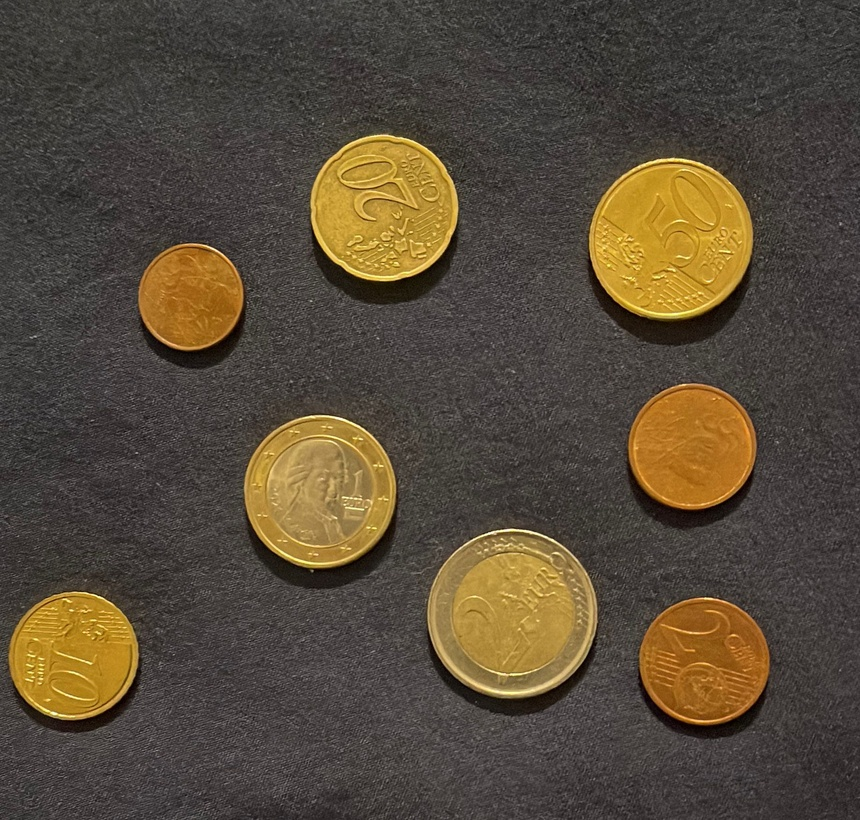
#> input picture img_pieces/15.jpeg, 860 x 820 px, shrunk from 1837 x 1751 before the run
$ python -i preproc.py   (imports and definitions only)
#> lines starting #> are read from the running program, lines starting #| are printed output that depends on the picture
#> further down, picture is the input picture: shape (820, 860, 3); mean B, G, R 57.7, 74.9, 86.7
# finalement pre traitement qu'on garde pour la detection des pieces
import cv2

def pretraitement(img):
    """
    Prétraitement HSV V : robuste éclairage/textures.
    """

    hsv = cv2.cvtColor(img, cv2.COLOR_BGR2HSV)
#> hsv: shape (820, 860, 3); mean H, S, V 15.3, 58.5, 86.7
    v_channel = hsv[:,:,2]
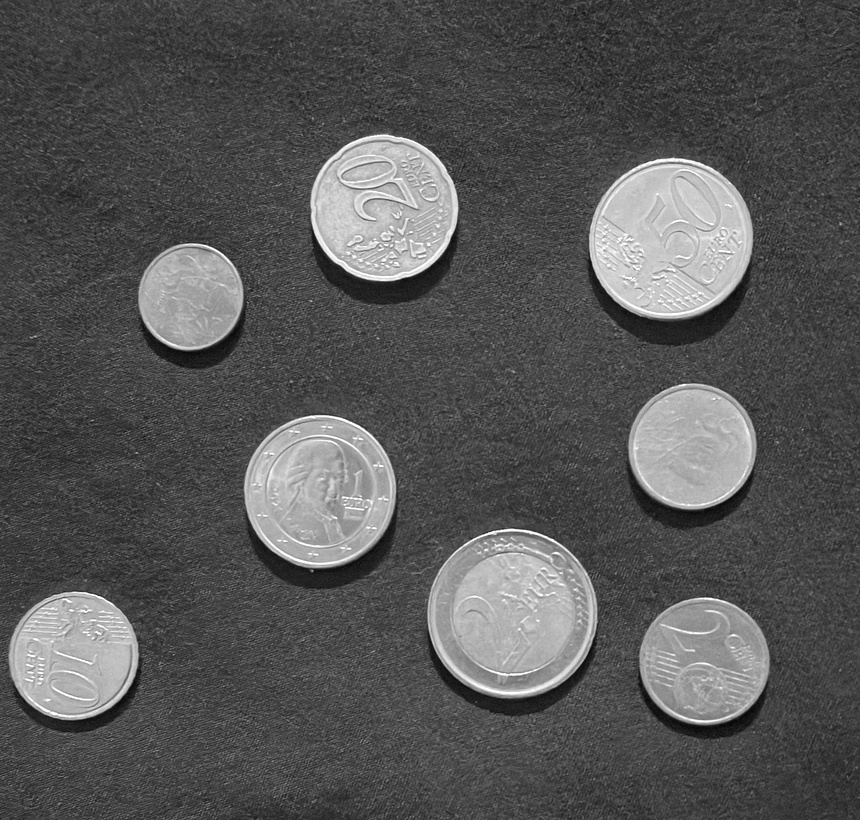
#> v_channel: shape (820, 860); min 5, max 255, mean 86.7
    # normalisation locale
    clahe = cv2.createCLAHE(clipLimit=1.5, tileGridSize=(8,8))
    enhanced_v = clahe.apply(v_channel)
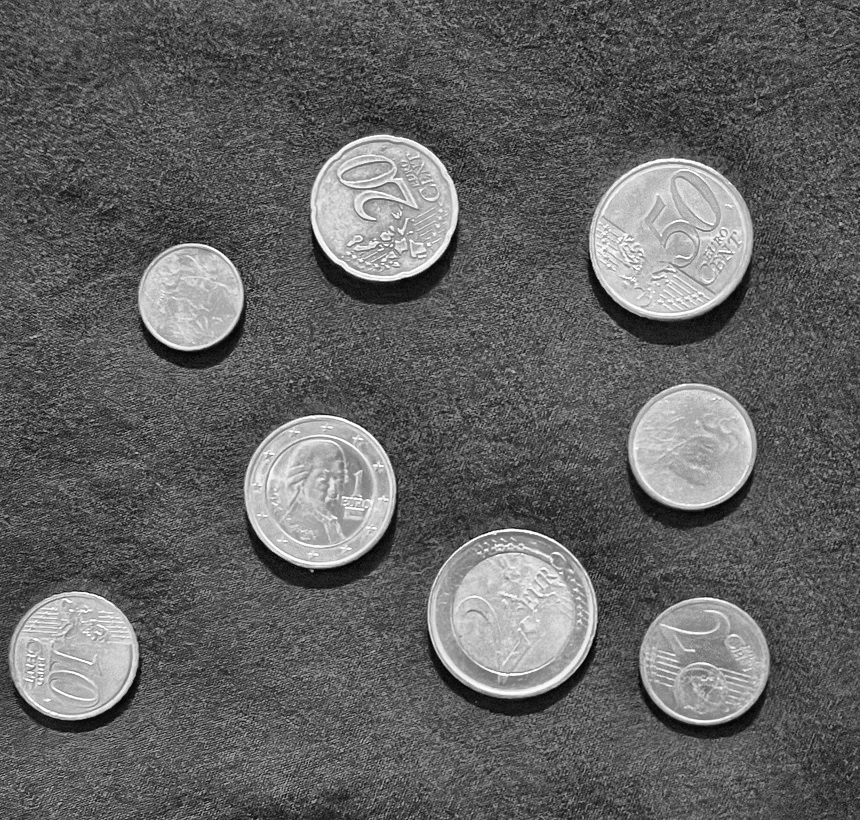
#> enhanced_v: shape (820, 860); min 3, max 255, mean 99.2
    # réduire bruit avec gaussian blur
    gauss_blur = cv2.GaussianBlur(enhanced_v, (13, 13), 0)
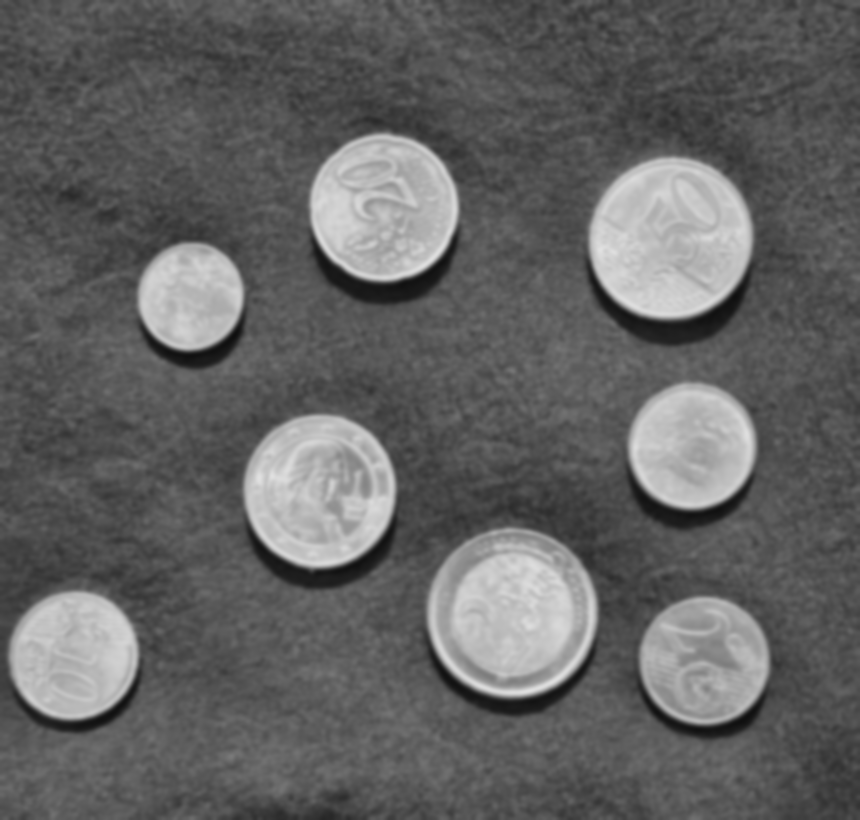
#> gauss_blur: shape (820, 860); min 15, max 225, mean 99.2

    return gauss_blur

>>> import cv2
>>> picture = cv2.imread('../img_pieces/15.jpeg')
>>> result = pretraitement(picture)

$ run again, on img_pieces/16.jpeg
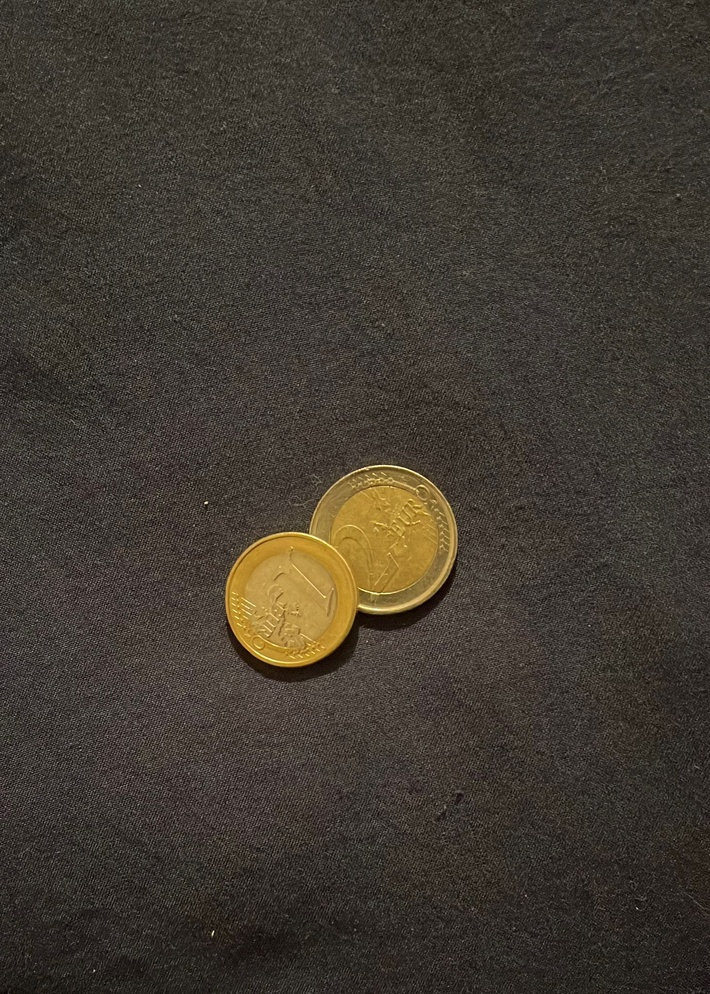
#> input picture img_pieces/16.jpeg, 710 x 994 px, shrunk from 1462 x 2048 before the run
#> picture is the input picture: shape (994, 710, 3); mean B, G, R 49.5, 58.5, 65.3
#> hsv: shape (994, 710, 3); mean H, S, V 16, 56.9, 65.3
#> in pretraitement, `v_channel = hsv[:,:,2]`:
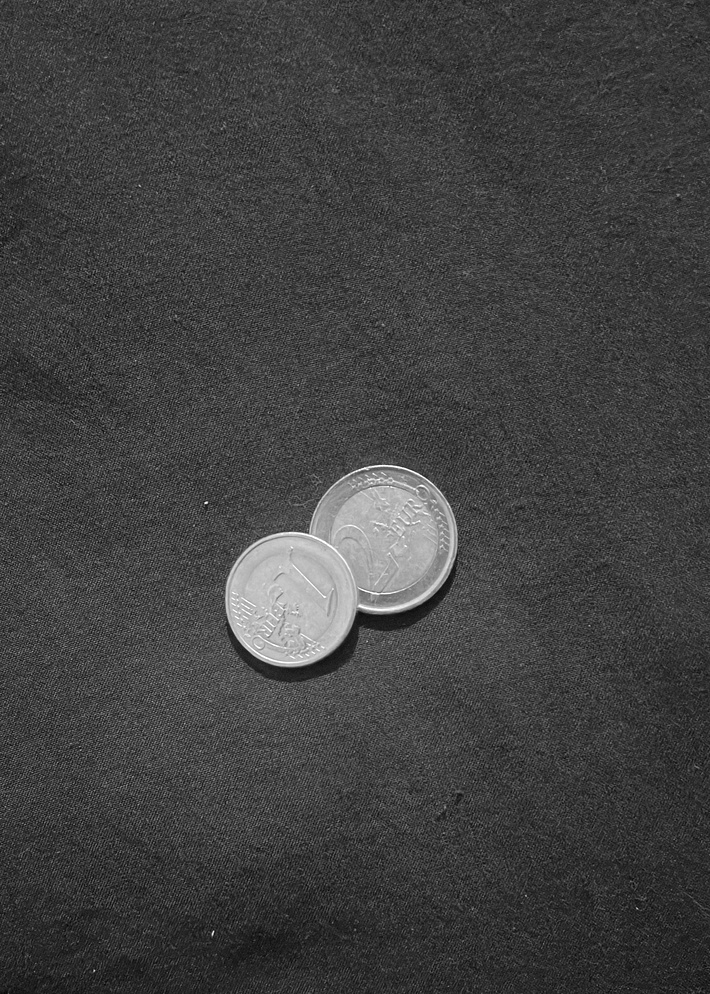
#> v_channel: shape (994, 710); min 3, max 255, mean 65.3
#> in pretraitement, `enhanced_v = clahe.apply(v_channel)`:
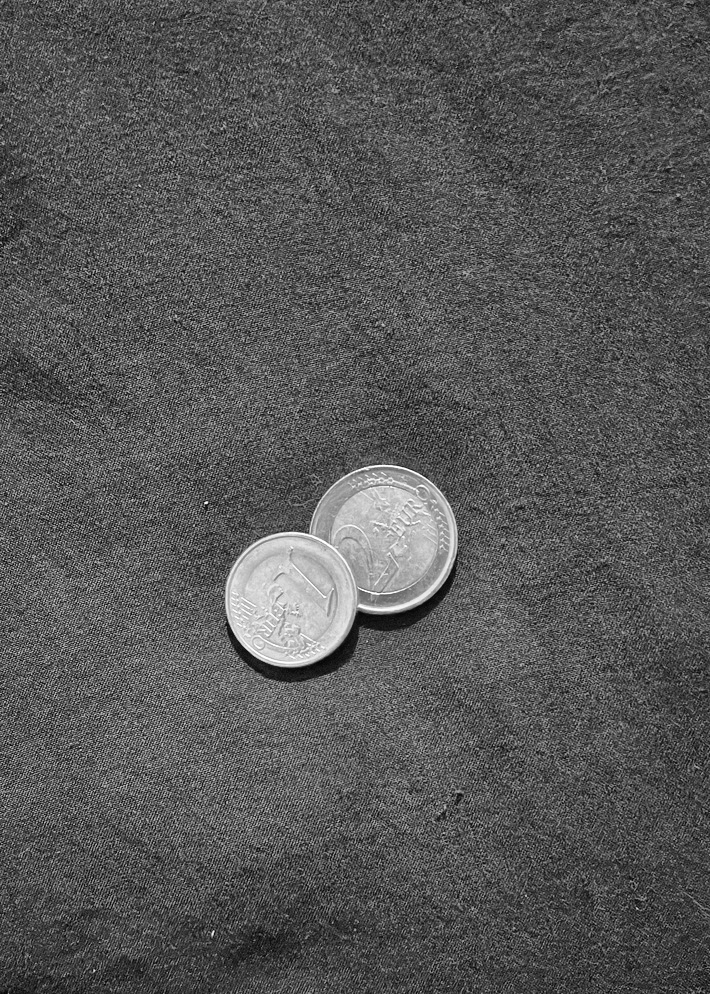
#> enhanced_v: shape (994, 710); min 3, max 255, mean 87.1

$ run again, on img_pieces/18.jpeg
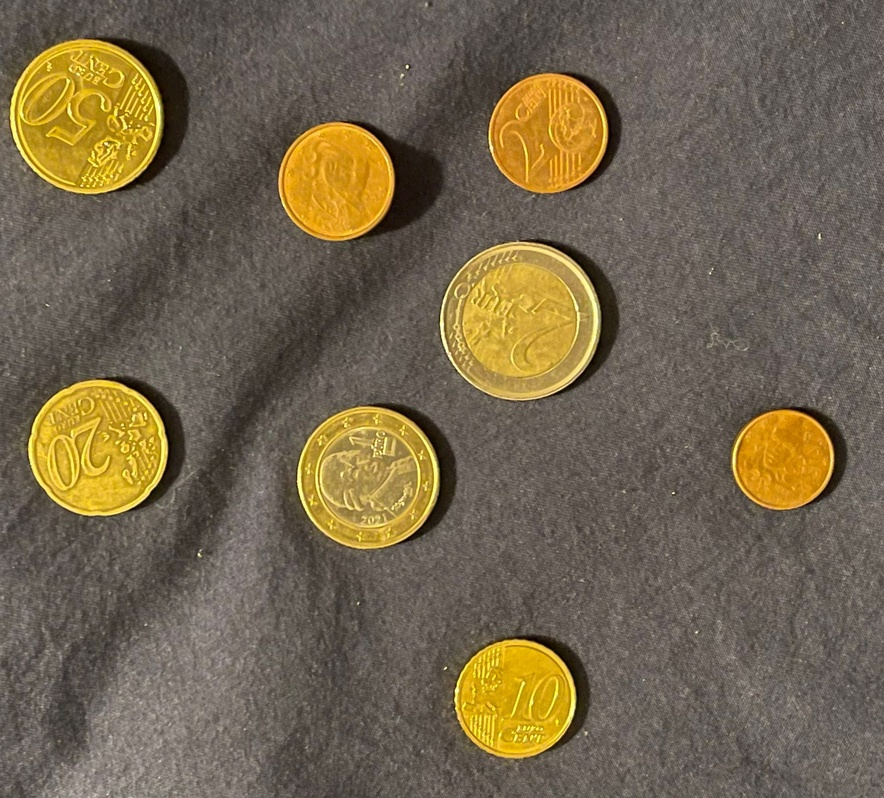
#> input picture img_pieces/18.jpeg, 884 x 798 px, shrunk from 2048 x 1850 before the run
#> picture is the input picture: shape (798, 884, 3); mean B, G, R 77.5, 101.9, 115.4
#> hsv: shape (798, 884, 3); mean H, S, V 15.3, 67.3, 115.4
#> in pretraitement, `v_channel = hsv[:,:,2]`:
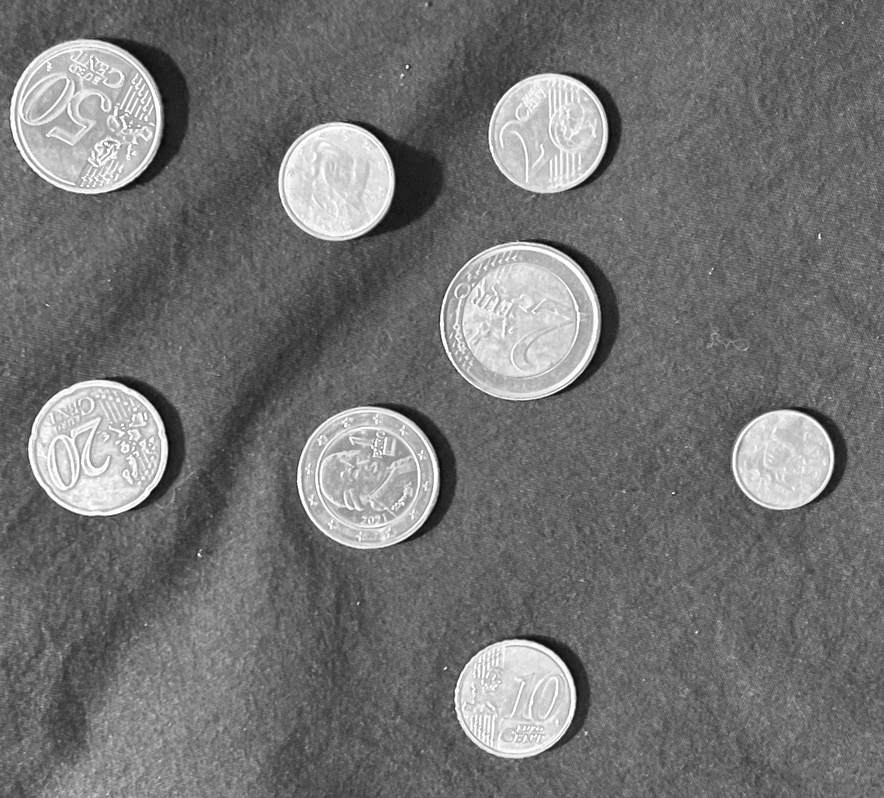
#> v_channel: shape (798, 884); min 4, max 255, mean 115.4
#> in pretraitement, `gauss_blur = cv2.GaussianBlur(enhanced_v, (13, 13), 0)`:
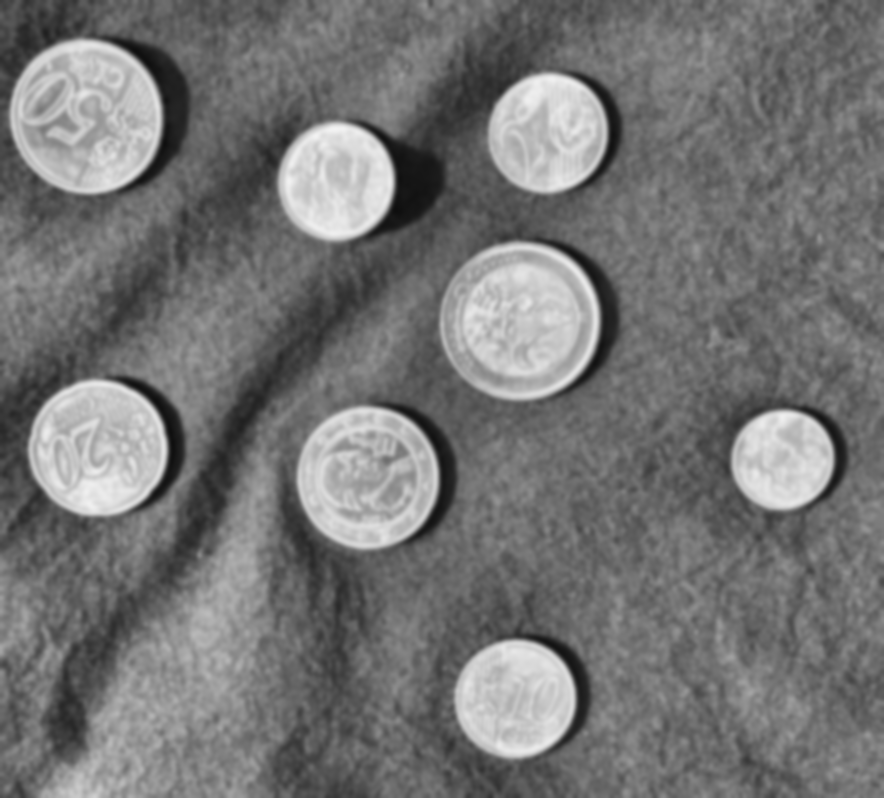
#> gauss_blur: shape (798, 884); min 14, max 243, mean 116.7
